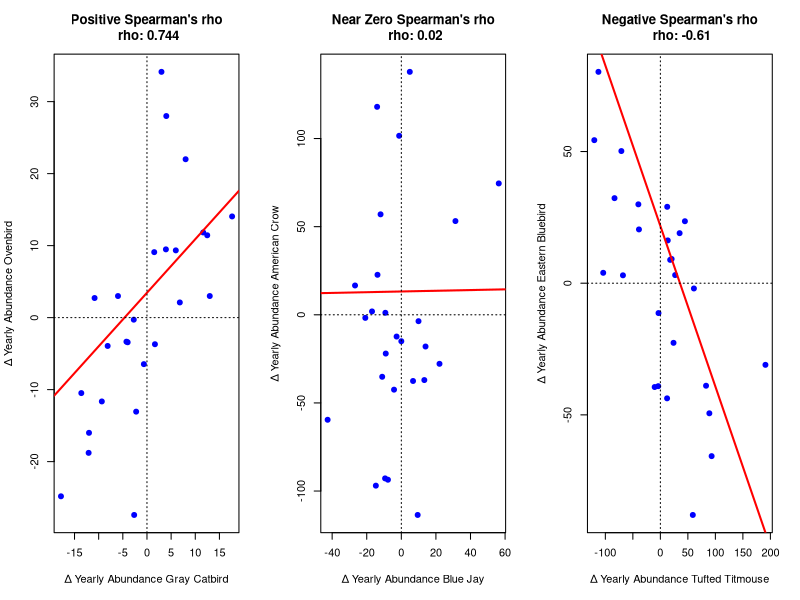

R code for this plot:
# 04/16/2026
# Anneliese Pinnell

#Create a three panel with (mBBS)
#two highly correlated species: Grey Catbird, Ovenbird
#two near zero: Blue Jay and American Crow
#and one negative: Tufted Titmouse and Eastern Bluebird

library(tidyverse)
library(ggplot2)
library(patchwork)

mbbs <- read.csv("data/mbbs/mbbsDeltaYLong.csv")

# Grouped
positive <- mbbs |>
  filter(common_name == "Gray Catbird" | common_name == "Ovenbird") |>
  pivot_wider(
    names_from = common_name,
    values_from = yoy_change
  ) |>
  mutate(catbirdRank = rank(`Gray Catbird`)) |>
  mutate(ovenbirdRank = rank(`Ovenbird`))

nearZero <- mbbs |>
  filter(common_name == "Blue Jay" | common_name == "American Crow") |>
  pivot_wider(
    names_from = common_name,
    values_from = yoy_change
  ) |>
  mutate(blueRank = rank(`Blue Jay`)) |>
  mutate(americanRank = rank(`American Crow`))

negative <- mbbs |>
  filter(common_name == "Tufted Titmouse" | common_name == "Eastern Bluebird") |>
  pivot_wider(
    names_from = common_name,
    values_from = yoy_change
  ) |>
  mutate(tuftedRank = rank(`Tufted Titmouse`)) |>
  mutate(easternRank = rank(`Eastern Bluebird`))

png(filename = "figures/exampleRho.png", width = 7, height = 2.25, units = "in", 
    res = 300)
par(mfrow = c(1, 3))
# Catbird vs. Ovenbird - Positive
model <- lm(positive$ovenbirdRank ~ positive$catbirdRank)
slope_val <- round(coef(model)[2], 3)
subtitle <- paste("Slope:", slope_val)
plot(positive$`Gray Catbird`, positive$Ovenbird, 
     main=paste("Positive Spearman's rho\n", "rho:", slope_val),
     xlab="\u0394 Yearly Abundance Gray Catbird", ylab="\u0394 Yearly Abundance Ovenbird", 
     pch=19, col="blue")
abline(model, col = "red", lwd = 2)
abline(h = 0, lty = "dotted")
abline(v = 0, lty = 3)


# Blue Jay vs. American Crow - near zero
model <- lm(nearZero$blueRank ~ nearZero$americanRank)
slope_val <- round(coef(model)[2], 3)
plot(nearZero$`Blue Jay`, nearZero$`American Crow`, 
     main=paste("Near Zero Spearman's rho\n", "rho:", slope_val),
     xlab="\u0394 Yearly Abundance Blue Jay", ylab="\u0394 Yearly Abundance American Crow", 
     pch=19, col="blue")
abline(model, col = "red", lwd = 2)
abline(h = 0, lty = "dotted")
abline(v = 0, lty = 3)

# Tufted Titmouse vs. Eastern Bluebird - negative
model <- lm(negative$tuftedRank ~ negative$easternRank)
slope_val <- round(coef(model)[2], 3)
plot(negative$`Tufted Titmouse`, negative$`Eastern Bluebird`, 
     main=paste("Negative Spearman's rho\n", "rho:", slope_val),,
     xlab="\u0394 Yearly Abundance Tufted Titmouse", ylab="\u0394 Yearly Abundance Eastern Bluebird", 
     pch=19, col="blue")
abline(model, col = "red", lwd = 2)
abline(h = 0, lty = "dotted")
abline(v = 0, lty = 3)

dev.off()
